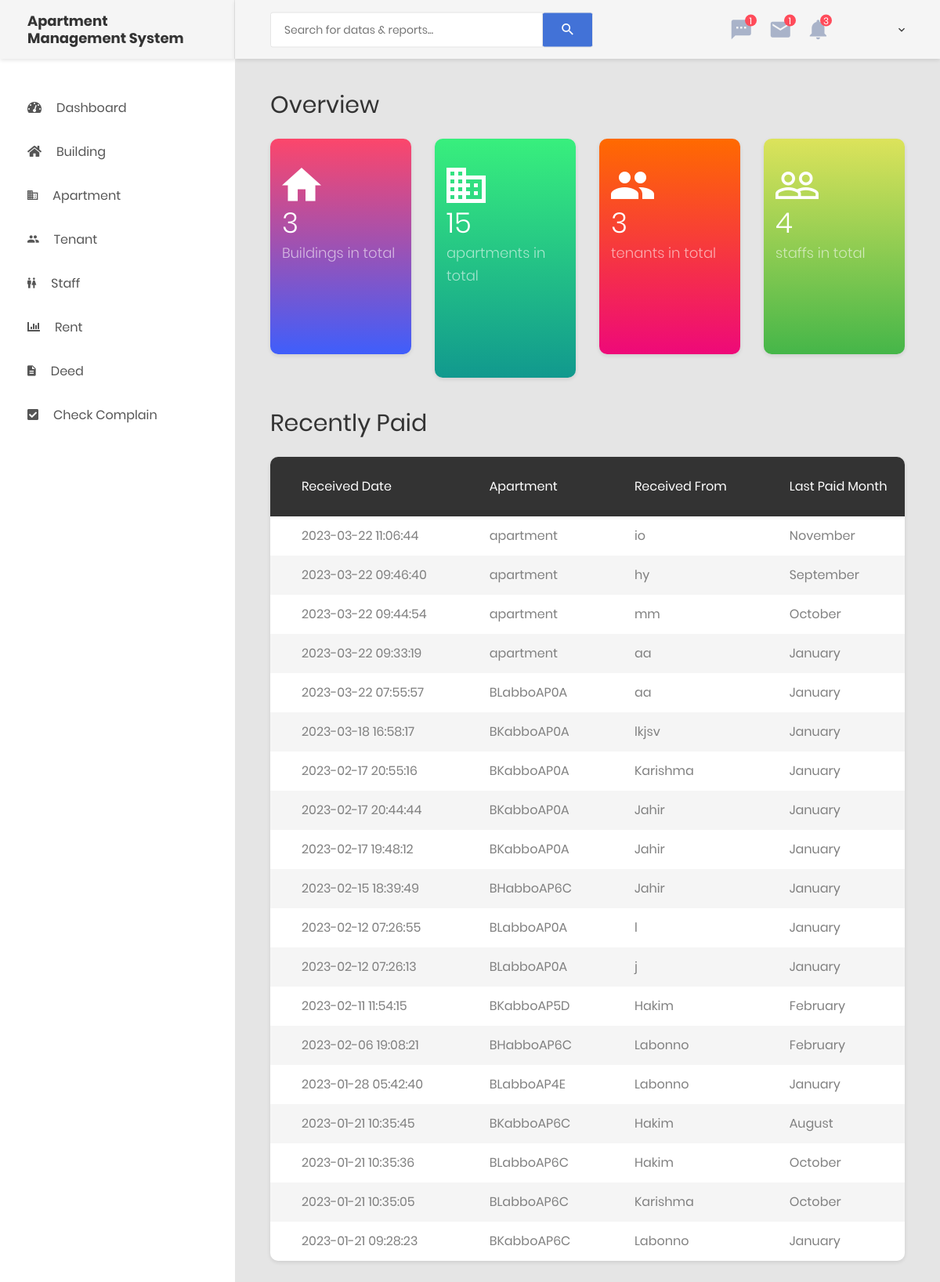
/dashboard.php, run on an earlier commit of the app's database.
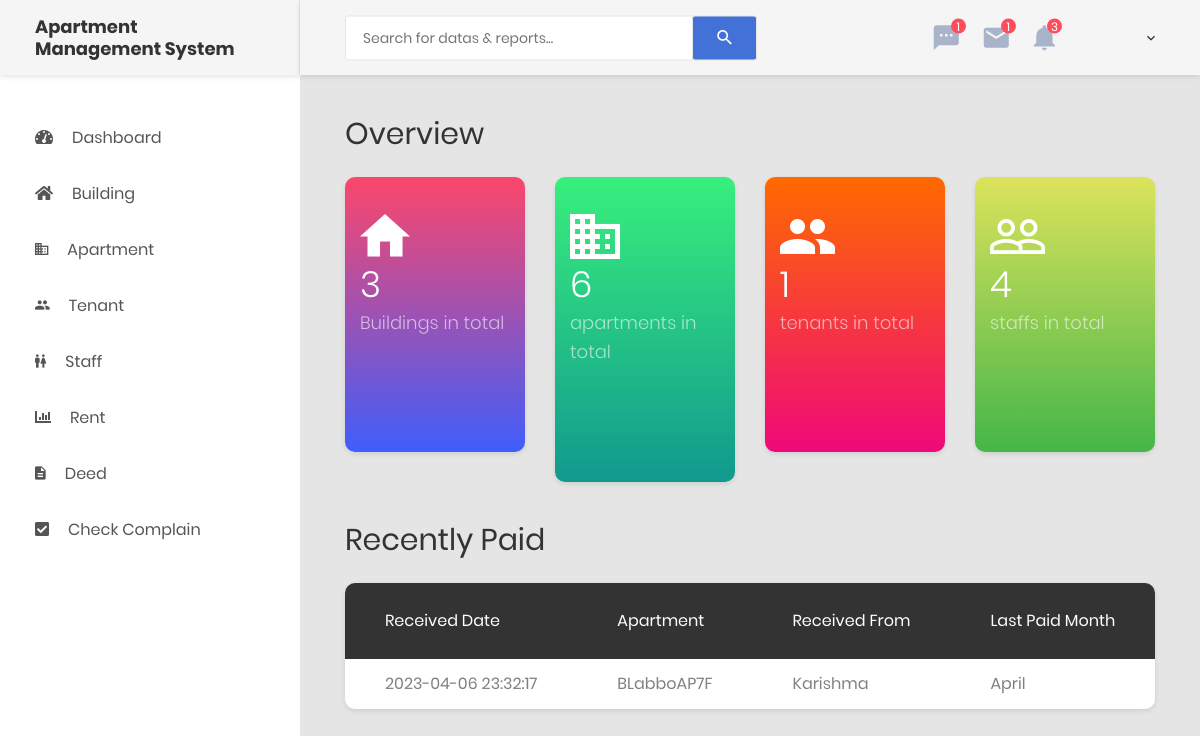
And on a later commit of the database.
### tables this page shows
CREATE TABLE `rent` (
  `rentID` int(11) NOT NULL,
  `rentMonth` varchar(255) NOT NULL,
  `rentReceived` varchar(255) NOT NULL,
  `rentGas` int(255) NOT NULL,
  `rentCurrent` int(255) NOT NULL,
  `rentOthers` int(255) NOT NULL,
  `rentAmount` varchar(255) NOT NULL,
  `rentApt` varchar(255) NOT NULL,
  `rentDate` timestamp NOT NULL DEFAULT current_timestamp() ON UPDATE current_timestamp(),
  `rentDateOnly` varchar(255) NOT NULL
);

### includes/db-config.php (called while the page is built, shortened)
<?php
$tenant = 'tenant';
$staff = 'staff';
$rent = 'rent';
$building = 'building';
$apartment = 'apartment';

### dashboard.php (the view, shortened to what the changed rows need)
<?php
include ROOT . '/includes/db-config.php';
include ROOT . '/includes/header.php';
include ROOT . '/includes/sidebar.php'; ?>
<div class="page-container">
    <?php
    $fetchbldsql = "SELECT * FROM $building";
    $result = mysqli_query($mysqli, $fetchbldsql) or die(mysqli_error($mysqli));
    $totalbld = mysqli_num_rows($result);
    $fetchbldsql = "SELECT * FROM $apartment";
    $result = mysqli_query($mysqli, $fetchbldsql) or die(mysqli_error($mysqli));
    $totalapt = mysqli_num_rows($result);
    $fetchbldsql = "SELECT * FROM $staff";
    $result = mysqli_query($mysqli, $fetchbldsql) or die(mysqli_error($mysqli));
    $totalstaff = mysqli_num_rows($result);
    $fetchbldsql = "SELECT * FROM $tenant";
    $result = mysqli_query($mysqli, $fetchbldsql) or die(mysqli_error($mysqli));
    $totaltenant = mysqli_num_rows($result);
    ?>
    <div class="main-content">
        <div class="section__content section__content--p30">
            <div class="container-fluid">
                <div class="row">
                    <div class="col-md-12">
                        <div class="overview-wrap">
                            <h2 class="title-1">overview</h2>
                        </div>
                    </div>
                </div>
                <div class="row m-t-25">
                    <div class="col-sm-6 col-lg-3">
                        <div class="overview-item overview-item--c1">
                            <div class="overview__inner">
                                <div class="overview-box clearfix">
                                    <div class="text">
                                        <h2>
                                            <?= $totalbld ?>
                                        </h2>
                                    </div>
                                </div>
                            </div>
                        </div>
                    </div>
                    <div class="col-sm-6 col-lg-3">
                        <div class="overview-item overview-item--c2">
                            <div class="overview__inner">
                                <div class="overview-box clearfix">
                                    <div class="text">
                                        <h2>
                                            <?= $totalapt ?>
                                        </h2>
                                        <span>apartments in total</span>
                                    </div>
                                </div>
                            </div>
                        </div>
                    </div>
                    <div class="col-sm-6 col-lg-3">
                        <div class="overview-item overview-item--c3">
                            <div class="overview__inner">
                                <div class="overview-box clearfix">
                                    <div class="text">
                                        <h2>
                                            <?= $totaltenant ?>
                                        </h2>
                                        <span>tenants in total</span>
                                    </div>
                                </div>
                            </div>
                        </div>
                    </div>
                    <div class="col-sm-6 col-lg-3">
                        <div class="overview-item overview-item--c4">
                            <div class="overview__inner">
                                <div class="overview-box clearfix">
                                    <div class="text">
                                        <h2>
                                            <?= $totalstaff ?>
                                        </h2>
                                    </div>
                                </div>
                            </div>
                        </div>
                    </div>
                </div>
                <div class="row">
                    <div class="col-lg-12">
                        <h2 class="title-1 m-b-25">
                            Recently Paid
                        </h2>
                        <?php
                        $sqlformonth = "SELECT * FROM $rent ORDER BY rentDate DESC";
                        $resultformonth = mysqli_query($mysqli, $sqlformonth) or die(mysqli_error($mysqli));
                        ?>
                        <div class="table-responsive table--no-card m-b-40">
                            <table class="table table-borderless table-striped table-earning">
                                <thead>
                                    <tr>
                                        <th>Received Date</th>
                                        <th>Apartment</th>
                                        <th>Received from</th>
                                        <th>Last Paid Month</th>
                                    </tr>
                                </thead>
                                <tbody>
                                    <?php while ($dataformonth = $resultformonth->fetch_assoc()) { ?>
                                        <tr>
                                            <td>
                                                <?= $dataformonth['rentDate'] ?>
                                            </td>
                                            <td>
                                                <?= $dataformonth['rentApt'] ?>
                                            </td>
                                            <td>
                                                <?= $dataformonth['rentReceived'] ?>
                                            </td>
                                            <td>
                                                <?= $dataformonth['rentMonth'] ?>
                                            </td>
                                        </tr>
                                    <?php } ?>
                                </tbody>
                            </table>
                        </div>
                    </div>
                </div>
            </div>
        </div>
    </div>
</div>
<?php
include ROOT . '/includes/footer.php';
?>

What changed in the data, as far as the page shows it:
removed rent: rentDate "2023-03-22 11:06:44", rentApt "apartment", rentReceived "io", rentMonth "November"
removed rent: rentDate "2023-03-22 09:46:40", rentApt "apartment", rentReceived "hy", rentMonth "September"
removed rent: rentDate "2023-03-22 09:44:54", rentApt "apartment", rentReceived "mm", rentMonth "October"
removed rent: rentDate "2023-03-22 09:33:19", rentApt "apartment", rentReceived "aa", rentMonth "January"
removed rent: rentDate "2023-03-22 07:55:57", rentApt "BLabboAP0A", rentReceived "aa", rentMonth "January"
removed rent: rentDate "2023-03-18 16:58:17", rentApt "BKabboAP0A", rentReceived "lkjsv", rentMonth "January"
removed rent: rentDate "2023-02-17 20:55:16", rentApt "BKabboAP0A", rentReceived "Karishma", rentMonth "January"
removed rent: rentDate "2023-02-17 20:44:44", rentApt "BKabboAP0A", rentReceived "Jahir", rentMonth "January"
removed rent: rentDate "2023-02-17 19:48:12", rentApt "BKabboAP0A", rentReceived "Jahir", rentMonth "January"
removed rent: rentDate "2023-02-15 18:39:49", rentApt "BHabboAP6C", rentReceived "Jahir", rentMonth "January"
removed rent: rentDate "2023-02-12 07:26:55", rentApt "BLabboAP0A", rentReceived "l", rentMonth "January"
removed rent: rentDate "2023-02-12 07:26:13", rentApt "BLabboAP0A", rentReceived "j", rentMonth "January"
removed rent: rentDate "2023-02-11 11:54:15", rentApt "BKabboAP5D", rentReceived "Hakim", rentMonth "February"
removed rent: rentDate "2023-02-06 19:08:21", rentApt "BHabboAP6C", rentReceived "Labonno", rentMonth "February"
removed rent: rentDate "2023-01-28 05:42:40", rentApt "BLabboAP4E", rentReceived "Labonno", rentMonth "January"
removed rent: rentDate "2023-01-21 10:35:45", rentApt "BKabboAP6C", rentReceived "Hakim", rentMonth "August"
removed rent: rentDate "2023-01-21 10:35:36", rentApt "BLabboAP6C", rentReceived "Hakim", rentMonth "October"
removed rent: rentDate "2023-01-21 10:35:05", rentApt "BLabboAP6C", rentReceived "Karishma", rentMonth "October"
removed rent: rentDate "2023-01-21 09:28:23", rentApt "BKabboAP6C", rentReceived "Labonno", rentMonth "January"
added rent: rentDate "2023-04-06 23:32:17", rentApt "BLabboAP7F", rentReceived "Karishma", rentMonth "April"
Also different on the page:
$totalapt: "15" → "6"
$totaltenant: "3" → "1"
